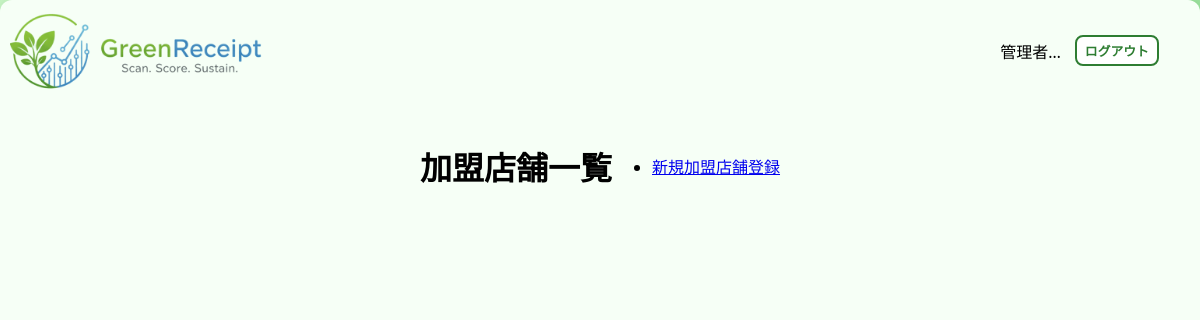
Before: /store/list/ (signed in) with the older database file.
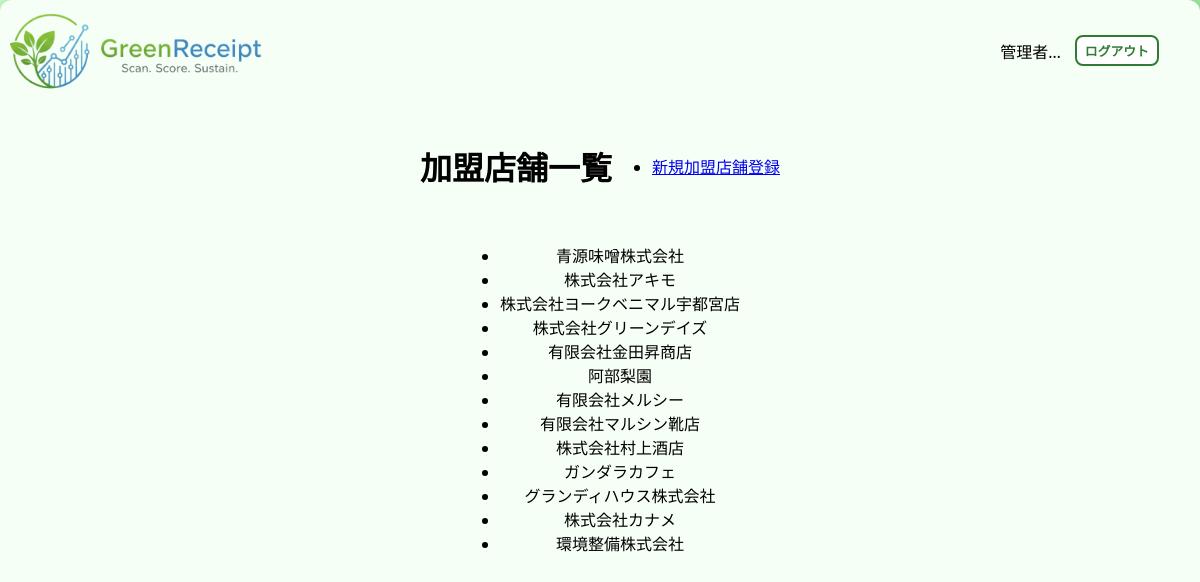
After: the same page with the newer database file.
### core/models.py (models this page shows, shortened)
class Store(models.Model):
    store_name = models.CharField(max_length=64, verbose_name='店舗名')
    category = models.CharField(max_length=64, verbose_name='カテゴリ')
    tel = models.CharField(max_length=32, blank=True, verbose_name='電話番号')
    address = models.CharField(max_length=255, verbose_name='住所')
    open_hours = models.CharField(max_length=20, verbose_name='営業時間')
    lat = models.FloatField(verbose_name='緯度', default=0.0)
    lng = models.FloatField(verbose_name='経度', default=0.0)
    class Meta:
        verbose_name = '加盟店'
        verbose_name_plural = '加盟店'

### core/views.py (the view)
# urls.py: path("store/list/",views.store_list,name='store_list'),
@staff_member_required
def store_list(request):
    stores = Store.objects.all()
    context = {
        'stores': stores,
    }
    return render(request, "admin/store_list.html", context)

### core/templates/admin/store_list.html (shortened to what this page needs)
{% extends 'admin/admin_base.html' %}
{% block content %}
<div class="header-with-button">
    <h1>加盟店舗一覧</h1>
    <ul class="list-group list-group-flush">
        <li class="list-group-item">
            <a href="#">新規加盟店舗登録</a>
        </li>
    </ul>
</div>
<ul class="list-group list-group-flush">
    {% for store in stores %}
    <li class="list-group-item">
        {{ store.store_name }}
    </li>
    {% endfor %}
</ul>
{% endblock %}

### core/templates/admin/admin_base.html (shortened to what this page needs)
{% load static %}
<!DOCTYPE html>
<html lang="ja">
  <head>
    <link rel="stylesheet" href="{% static 'css/style.css' %}" />
  </head>
  <body>
    <div class="container">
      <header>
        <div class="header-container">
          <div class="logo-container">
            <img src="{% static 'img/logo.png' %}" alt="GreenReceipt ロゴ" class="logo" />
          </div>
          <div class="user-info desktop-only">
            {% if user.is_authenticated %}
              <span class="welcome">管理者ページ</span>
              <form method="post" action="{% url 'accounts:logout' %}" class="logout-form">
                <button type="submit" class="logout-button">ログアウト</button>
              </form>
            {% endif %}
          </div>
        </div>
      </header>
      <main>
        {% block content %}{% endblock %}
      </main>
    </div>
  </body>
</html>

### core/static/css/style.css (style rules this page uses)
* { box-sizing: border-box; }
html, body { height: 100%; width: 100%; margin: 0; padding: 0; overflow-x: hidden; }
body { font-family: "Segoe UI", "メイリオ", sans-serif; text-align: center; min-height: 100vh; display: block; }
@media (min-width: 768px) { html, body { background: linear-gradient(to right, #c8f7c5, #9be39d); } }
.container { width: 100%; max-width: 420px; margin: 0 auto; background: #f6fff6; min-height: 100vh; display: flex; flex-direction: column; justify-content: flex-start; padding-bottom: calc(var(--nav-h, 64px) + env(safe-area-inset-bottom)); }
header { padding: 10px; }
.header-container { display: flex; align-items: center; justify-content: space-between; gap: 10px; }
.logo-container { flex-shrink: 0; }
.logo { height: auto; margin: 0; }
.user-info.desktop-only { display: none; }
@media (min-width: 768px) { .container { max-width: 900px; border-radius: 12px; box-shadow: 0 0 15px rgba(0, 0, 0, .1); } }
@media (min-width: 768px) { .user-info.desktop-only { display: flex; align-items: center; gap: 10px; margin-left: auto; } }
button, .btn { display: inline-block; background: #fff; color: #2e7d32; border: 2px solid #2e7d32; border-radius: 8px; font-weight: bold; cursor: pointer; transition: .2s; }
button { padding: 10px 40px; }
.logout-button { padding: 4px 8px; font-size: .8em; white-space: nowrap; }
:root { --nav-h: 64px; }
main { display: flex; flex-direction: column; align-items: center; justify-content: center; width: 100%; height: 100%; padding: 20px; }
form { width: 90%; max-width: 380px; margin: auto; background: #fff; border-radius: 16px; padding: 25px 20px; box-shadow: 0 2px 8px rgba(0, 0, 0, .1); text-align: left; }
img, video, canvas { max-width: 100%; height: auto; display: block; }
.container, .wrapper, main, form { max-width: 100%; }
.logout-form { background: none; padding: 0; margin: 0; box-shadow: none; border: none; display: inline; }
.welcome { white-space: nowrap; }
header .logo { width: 180px; height: auto; }
@media (min-width: 768px) { header .logo { width: 260px; } }
@media (min-width: 768px) { .user-info.desktop-only .welcome { overflow: hidden; text-overflow: ellipsis; white-space: nowrap; max-width: 28ch; } }

### core/templates/admin/store_list.html (style rules this page uses)
.header-with-button { display: flex; justify-content: space-between; align-items: center; margin-bottom: 1rem; }

Changed rows visible on the page:
added Store: store_name "青源味噌株式会社"
added Store: store_name "株式会社アキモ"
added Store: store_name "株式会社ヨークベニマル宇都宮店"
added Store: store_name "株式会社グリーンデイズ"
added Store: store_name "有限会社金田昇商店"
added Store: store_name "阿部梨園"
added Store: store_name "有限会社メルシー"
added Store: store_name "有限会社マルシン靴店"
added Store: store_name "株式会社村上酒店"
added Store: store_name "ガンダラカフェ"
added Store: store_name "グランディハウス株式会社"
added Store: store_name "株式会社カナメ"
added Store: store_name "環境整備株式会社"
